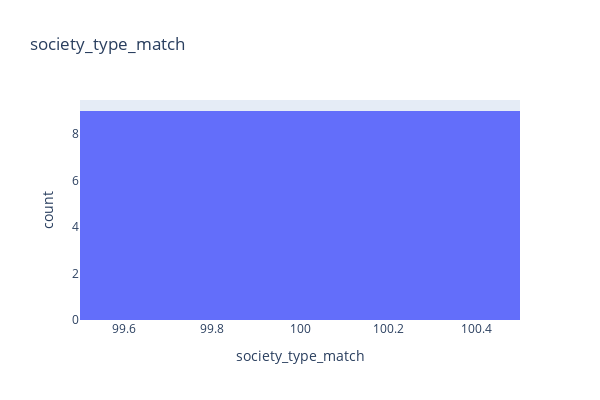
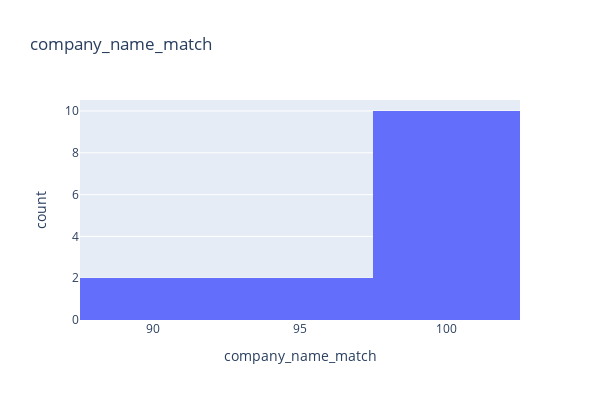
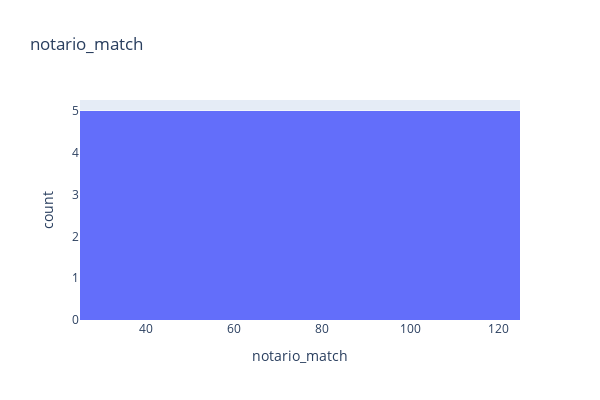
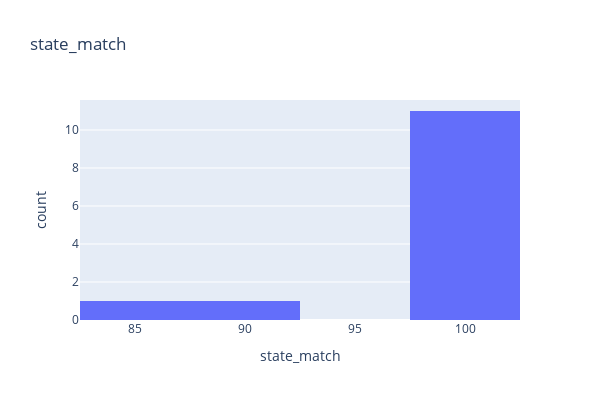

Notebook cell for these charts, in order:
### Code cell
for column in df_match.drop(['documento'], axis=1):
    fig = px.histogram(df_match, x=column, title=column, width=600, height=400)
    fig.show()

### Figure 1 — Plotly figure (JSON) as saved in the notebook; plotly's stock layout.template omitted (floating-point values rounded to 4 significant figures)
{"data": [{"alignmentgroup": "True", "bingroup": "x", "hovertemplate": "society_type_match=%{x}<br>count=%{y}<extra></extra>", "legendgroup": "", "marker": {"color": "#636efa"}, "name": "", "offsetgroup": "", "orientation": "v", "showlegend": false, "type": "histogram", "x": [100, 100, 100, null, 100, 100, null, null, null, 100, 100, 100, 100, null], "xaxis": "x", "yaxis": "y"}], "layout": {"barmode": "relative", "height": 400, "legend": {"tracegroupgap": 0}, "title": {"text": "society_type_match"}, "width": 600, "xaxis": {"anchor": "y", "domain": [0, 1], "title": {"text": "society_type_match"}}, "yaxis": {"anchor": "x", "domain": [0, 1], "title": {"text": "count"}}}}

### Figure 2 — Plotly figure (JSON) as saved in the notebook; plotly's stock layout.template omitted (floating-point values rounded to 4 significant figures)
{"data": [{"alignmentgroup": "True", "bingroup": "x", "hovertemplate": "company_name_match=%{x}<br>count=%{y}<extra></extra>", "legendgroup": "", "marker": {"color": "#636efa"}, "name": "", "offsetgroup": "", "orientation": "v", "showlegend": false, "type": "histogram", "x": [90.91, 100, 100, 100, 100, 93.33, 100, 100, 92, 100, 100, 97.37, 100, 100], "xaxis": "x", "yaxis": "y"}], "layout": {"barmode": "relative", "height": 400, "legend": {"tracegroupgap": 0}, "title": {"text": "company_name_match"}, "width": 600, "xaxis": {"anchor": "y", "domain": [0, 1], "title": {"text": "company_name_match"}}, "yaxis": {"anchor": "x", "domain": [0, 1], "title": {"text": "count"}}}}

### Figure 3 — Plotly figure (JSON) as saved in the notebook; plotly's stock layout.template omitted (floating-point values rounded to 4 significant figures)
{"data": [{"alignmentgroup": "True", "bingroup": "x", "hovertemplate": "notario_match=%{x}<br>count=%{y}<extra></extra>", "legendgroup": "", "marker": {"color": "#636efa"}, "name": "", "offsetgroup": "", "orientation": "v", "showlegend": false, "type": "histogram", "x": [100, 100, 50, null, 95.83, 28.57, null, null, null, 28.57, 100, 96.3, 40, 42.86], "xaxis": "x", "yaxis": "y"}], "layout": {"barmode": "relative", "height": 400, "legend": {"tracegroupgap": 0}, "title": {"text": "notario_match"}, "width": 600, "xaxis": {"anchor": "y", "domain": [0, 1], "title": {"text": "notario_match"}}, "yaxis": {"anchor": "x", "domain": [0, 1], "title": {"text": "count"}}}}

### Figure 4 — Plotly figure (JSON) as saved in the notebook; plotly's stock layout.template omitted (floating-point values rounded to 4 significant figures)
{"data": [{"alignmentgroup": "True", "bingroup": "x", "hovertemplate": "state_match=%{x}<br>count=%{y}<extra></extra>", "legendgroup": "", "marker": {"color": "#636efa"}, "name": "", "offsetgroup": "", "orientation": "v", "showlegend": false, "type": "histogram", "x": [100, 100, 100, 100, 100, 88.89, 100, 100, 85.71, 100, 100, 100, 100, null], "xaxis": "x", "yaxis": "y"}], "layout": {"barmode": "relative", "height": 400, "legend": {"tracegroupgap": 0}, "title": {"text": "state_match"}, "width": 600, "xaxis": {"anchor": "y", "domain": [0, 1], "title": {"text": "state_match"}}, "yaxis": {"anchor": "x", "domain": [0, 1], "title": {"text": "count"}}}}
